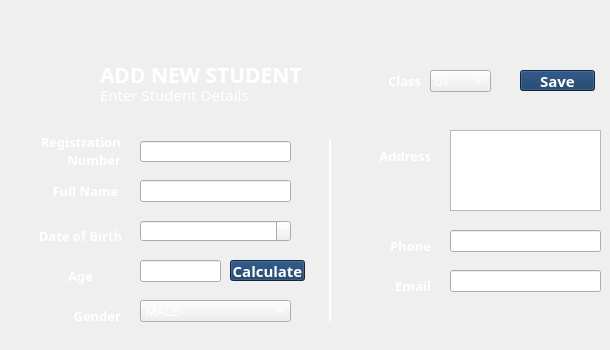
    <widget class="QWidget" name="tab_3">
     <attribute name="title">
      <string>Add Student</string>
     </attribute>
     <widget class="QLabel" name="label_9">
      <property name="geometry">
       <rect>
        <x>100</x>
        <y>80</y>
        <width>243</width>
        <height>29</height>
       </rect>
      </property>
      <property name="font">
       <font>
        <family>Poppins</family>
        <pointsize>11</pointsize>
        <italic>false</italic>
        <bold>false</bold>
        <kerning>true</kerning>
       </font>
      </property>
      <property name="layoutDirection">
       <enum>Qt::LeftToRight</enum>
      </property>
      <property name="styleSheet">
       <string notr="true">color: rgb(255, 255, 255);</string>
      </property>
      <property name="text">
       <string>Enter Student Details</string>
      </property>
      <property name="scaledContents">
       <bool>true</bool>
      </property>
      <property name="alignment">
       <set>Qt::AlignLeading|Qt::AlignLeft|Qt::AlignVCenter</set>
      </property>
     </widget>
     <widget class="QLabel" name="label_10">
      <property name="geometry">
       <rect>
        <x>100</x>
        <y>60</y>
        <width>243</width>
        <height>29</height>
       </rect>
      </property>
      <property name="font">
       <font>
        <family>Poppins</family>
        <pointsize>16</pointsize>
        <bold>true</bold>
        <kerning>true</kerning>
       </font>
      </property>
      <property name="layoutDirection">
       <enum>Qt::LeftToRight</enum>
      </property>
      <property name="styleSheet">
       <string notr="true">color: rgb(255, 255, 255);</string>
      </property>
      <property name="text">
       <string>ADD NEW STUDENT</string>
      </property>
      <property name="scaledContents">
       <bool>true</bool>
      </property>
      <property name="alignment">
       <set>Qt::AlignLeading|Qt::AlignLeft|Qt::AlignVCenter</set>
      </property>
     </widget>
     <widget class="QLabel" name="label_11">
      <property name="geometry">
       <rect>
        <x>30</x>
        <y>50</y>
        <width>61</width>
        <height>61</height>
       </rect>
      </property>
      <property name="text">
       <string/>
      </property>
      <property name="pixmap">
       <pixmap>../src/student.png</pixmap>
      </property>
      <property name="scaledContents">
       <bool>true</bool>
      </property>
     </widget>
     <widget class="QLineEdit" name="tb11">
      <property name="geometry">
       <rect>
        <x>140</x>
        <y>141</y>
        <width>151</width>
        <height>21</height>
       </rect>
      </property>
      <property name="font">
       <font>
        <family>Poppins Medium</family>
        <pointsize>10</pointsize>
       </font>
      </property>
      <property name="styleSheet">
       <string notr="true">color: rgb(255, 255, 255);</string>
      </property>
      <property name="text">
       <string/>
      </property>
     </widget>
     <widget class="QLabel" name="label_12">
      <property name="geometry">
       <rect>
        <x>40</x>
        <y>120</y>
        <width>81</width>
        <height>61</height>
       </rect>
      </property>
      <property name="font">
       <font>
        <family>Poppins</family>
        <pointsize>10</pointsize>
        <italic>false</italic>
        <bold>true</bold>
        <kerning>true</kerning>
       </font>
      </property>
      <property name="layoutDirection">
       <enum>Qt::LeftToRight</enum>
      </property>
      <property name="styleSheet">
       <string notr="true">color: rgb(255, 255, 255);</string>
      </property>
      <property name="text">
       <string>Registration Number</string>
      </property>
      <property name="scaledContents">
       <bool>true</bool>
      </property>
      <property name="alignment">
       <set>Qt::AlignRight|Qt::AlignTrailing|Qt::AlignVCenter</set>
      </property>
      <property name="wordWrap">
       <bool>true</bool>
      </property>
     </widget>
     <widget class="QLabel" name="label_13">
      <property name="geometry">
       <rect>
        <x>30</x>
        <y>170</y>
        <width>111</width>
        <height>41</height>
       </rect>
      </property>
      <property name="font">
       <font>
        <family>Poppins</family>
        <pointsize>10</pointsize>
        <italic>false</italic>
        <bold>true</bold>
        <kerning>true</kerning>
       </font>
      </property>
      <property name="layoutDirection">
       <enum>Qt::LeftToRight</enum>
      </property>
      <property name="styleSheet">
       <string notr="true">color: rgb(255, 255, 255);</string>
      </property>
      <property name="text">
       <string>Full Name</string>
      </property>
      <property name="scaledContents">
       <bool>true</bool>
      </property>
      <property name="alignment">
       <set>Qt::AlignCenter</set>
      </property>
     </widget>
     <widget class="QLineEdit" name="tb12">
      <property name="geometry">
       <rect>
        <x>140</x>
        <y>180</y>
        <width>151</width>
        <height>22</height>
       </rect>
      </property>
      <property name="font">
       <font>
        <family>Poppins Medium</family>
        <pointsize>10</pointsize>
       </font>
      </property>
      <property name="styleSheet">
       <string notr="true">color: rgb(255, 255, 255);</string>
      </property>
      <property name="text">
       <string/>
      </property>
     </widget>
     <widget class="QLabel" name="label_14">
      <property name="geometry">
       <rect>
        <x>40</x>
        <y>210</y>
        <width>81</width>
        <height>51</height>
       </rect>
      </property>
      <property name="font">
       <font>
        <family>Poppins</family>
        <pointsize>10</pointsize>
        <italic>false</italic>
        <bold>true</bold>
        <kerning>true</kerning>
       </font>
      </property>
      <property name="layoutDirection">
       <enum>Qt::LeftToRight</enum>
      </property>
      <property name="styleSheet">
       <string notr="true">color: rgb(255, 255, 255);</string>
      </property>
      <property name="text">
       <string>Date of Birth</string>
      </property>
      <property name="scaledContents">
       <bool>true</bool>
      </property>
      <property name="alignment">
       <set>Qt::AlignCenter</set>
      </property>
     </widget>
     <widget class="Line" name="line">
      <property name="geometry">
       <rect>
        <x>320</x>
        <y>140</y>
        <width>20</width>
        <height>181</height>
       </rect>
      </property>
      <property name="styleSheet">
       <string notr="true">color: rgb(255, 255, 255);</string>
      </property>
      <property name="frameShadow">
       <enum>QFrame::Plain</enum>
      </property>
      <property name="lineWidth">
       <number>2</number>
      </property>
      <property name="orientation">
       <enum>Qt::Vertical</enum>
      </property>
     </widget>
     <widget class="QLabel" name="label_15">
      <property name="geometry">
       <rect>
        <x>40</x>
        <y>290</y>
        <width>81</width>
        <height>51</height>
       </rect>
      </property>
      <property name="font">
       <font>
        <family>Poppins</family>
        <pointsize>10</pointsize>
        <italic>false</italic>
        <bold>true</bold>
        <kerning>true</kerning>
       </font>
      </property>
      <property name="layoutDirection">
       <enum>Qt::LeftToRight</enum>
      </property>
      <property name="styleSheet">
       <string notr="true">color: rgb(255, 255, 255);</string>
      </property>
      <property name="text">
       <string>Gender</string>
      </property>
      <property name="scaledContents">
       <bool>true</bool>
      </property>
      <property name="alignment">
       <set>Qt::AlignRight|Qt::AlignTrailing|Qt::AlignVCenter</set>
      </property>
     </widget>
     <widget class="QComboBox" name="cb11">
      <property name="geometry">
       <rect>
        <x>140</x>
        <y>300</y>
        <width>151</width>
        <height>22</height>
       </rect>
      </property>
      <property name="font">
       <font>
        <family>Poppins SemiBold</family>
        <pointsize>10</pointsize>
       </font>
      </property>
      <property name="styleSheet">
       <string notr="true">color: rgb(255, 255, 255);
gridline-color: rgb(255, 255, 255);
selection-color: rgb(15, 52, 96);
border-color: rgb(255, 255, 255);</string>
      </property>
      <item>
       <property name="text">
        <string>MALE</string>
       </property>
      </item>
      <item>
       <property name="text">
        <string>FEMALE</string>
       </property>
      </item>
     </widget>
     <widget class="QLabel" name="label_16">
      <property name="geometry">
       <rect>
        <x>350</x>
        <y>130</y>
        <width>81</width>
        <height>51</height>
       </rect>
      </property>
      <property name="font">
       <font>
        <family>Poppins</family>
        <pointsize>10</pointsize>
        <italic>false</italic>
        <bold>true</bold>
        <kerning>true</kerning>
       </font>
      </property>
      <property name="layoutDirection">
       <enum>Qt::LeftToRight</enum>
      </property>
      <property name="styleSheet">
       <string notr="true">color: rgb(255, 255, 255);</string>
      </property>
      <property name="text">
       <string>Address</string>
      </property>
      <property name="scaledContents">
       <bool>true</bool>
      </property>
      <property name="alignment">
       <set>Qt::AlignRight|Qt::AlignTrailing|Qt::AlignVCenter</set>
      </property>
     </widget>
     <widget class="QLabel" name="label_17">
      <property name="geometry">
       <rect>
        <x>350</x>
        <y>220</y>
        <width>81</width>
        <height>51</height>
       </rect>
      </property>
      <property name="font">
       <font>
        <family>Poppins</family>
        <pointsize>10</pointsize>
        <italic>false</italic>
        <bold>true</bold>
        <kerning>true</kerning>
       </font>
      </property>
      <property name="layoutDirection">
       <enum>Qt::LeftToRight</enum>
      </property>
      <property name="styleSheet">
       <string notr="true">color: rgb(255, 255, 255);</string>
      </property>
      <property name="text">
       <string>Phone</string>
      </property>
      <property name="scaledContents">
       <bool>true</bool>
      </property>
      <property name="alignment">
       <set>Qt::AlignRight|Qt::AlignTrailing|Qt::AlignVCenter</set>
      </property>
     </widget>
     <widget class="QLineEdit" name="tb15">
      <property name="geometry">
       <rect>
        <x>450</x>
        <y>230</y>
        <width>151</width>
        <height>22</height>
       </rect>
      </property>
      <property name="font">
       <font>
        <family>Poppins Medium</family>
        <pointsize>10</pointsize>
       </font>
      </property>
      <property name="styleSheet">
       <string notr="true">color: rgb(255, 255, 255);</string>
      </property>
      <property name="inputMethodHints">
       <set>Qt::ImhDigitsOnly</set>
      </property>
      <property name="text">
       <string/>
      </property>
     </widget>
     <widget class="QLineEdit" name="tb16">
      <property name="geometry">
       <rect>
        <x>450</x>
        <y>270</y>
        <width>151</width>
        <height>22</height>
       </rect>
      </property>
      <property name="font">
       <font>
        <family>Poppins Medium</family>
        <pointsize>10</pointsize>
       </font>
      </property>
      <property name="styleSheet">
       <string notr="true">color: rgb(255, 255, 255);</string>
      </property>
      <property name="inputMethodHints">
       <set>Qt::ImhEmailCharactersOnly</set>
      </property>
      <property name="text">
       <string/>
      </property>
     </widget>
     <widget class="QLabel" name="label_18">
      <property name="geometry">
       <rect>
        <x>350</x>
        <y>260</y>
        <width>81</width>
        <height>51</height>
       </rect>
      </property>
      <property name="font">
       <font>
        <family>Poppins</family>
        <pointsize>10</pointsize>
        <italic>false</italic>
        <bold>true</bold>
        <kerning>true</kerning>
       </font>
      </property>
      <property name="layoutDirection">
       <enum>Qt::LeftToRight</enum>
      </property>
      <property name="styleSheet">
       <string notr="true">color: rgb(255, 255, 255);</string>
      </property>
      <property name="text">
       <string>Email</string>
      </property>
      <property name="scaledContents">
       <bool>true</bool>
      </property>
      <property name="alignment">
       <set>Qt::AlignRight|Qt::AlignTrailing|Qt::AlignVCenter</set>
      </property>
     </widget>
     <widget class="QComboBox" name="cb12">
      <property name="geometry">
       <rect>
        <x>430</x>
        <y>70</y>
        <width>61</width>
        <height>22</height>
       </rect>
      </property>
      <property name="font">
       <font>
        <family>Poppins SemiBold</family>
        <pointsize>10</pointsize>
       </font>
      </property>
      <property name="styleSheet">
       <string notr="true">color: rgb(255, 255, 255);
gridline-color: rgb(255, 255, 255);
selection-color: rgb(15, 52, 96);
border-color: rgb(255, 255, 255);</string>
      </property>
      <item>
       <property name="text">
        <string>01</string>
       </property>
      </item>
      <item>
       <property name="text">
        <string>02</string>
       </property>
      </item>
      <item>
       <property name="text">
        <string>03</string>
       </property>
      </item>
      <item>
       <property name="text">
        <string>04</string>
       </property>
      </item>
      <item>
       <property name="text">
        <string>05</string>
       </property>
      </item>
      <item>
       <property name="text">
        <string>06</string>
       </property>
      </item>
      <item>
       <property name="text">
        <string>07</string>
       </property>
      </item>
      <item>
       <property name="text">
        <string>08</string>
       </property>
      </item>
      <item>
       <property name="text">
        <string>09</string>
       </property>
      </item>
      <item>
       <property name="text">
        <string>10</string>
       </property>
      </item>
      <item>
       <property name="text">
        <string>11</string>
       </property>
      </item>
      <item>
       <property name="text">
        <string>12</string>
       </property>
      </item>
     </widget>
     <widget class="QLabel" name="label_19">
      <property name="geometry">
       <rect>
        <x>380</x>
        <y>70</y>
        <width>41</width>
        <height>21</height>
       </rect>
      </property>
      <property name="font">
       <font>
        <family>Poppins</family>
        <pointsize>10</pointsize>
        <italic>false</italic>
        <bold>true</bold>
        <kerning>true</kerning>
       </font>
      </property>
      <property name="layoutDirection">
       <enum>Qt::LeftToRight</enum>
      </property>
      <property name="styleSheet">
       <string notr="true">color: rgb(255, 255, 255);</string>
      </property>
      <property name="text">
       <string>Class</string>
      </property>
      <property name="scaledContents">
       <bool>true</bool>
      </property>
      <property name="alignment">
       <set>Qt::AlignRight|Qt::AlignTrailing|Qt::AlignVCenter</set>
      </property>
     </widget>
     <widget class="QPushButton" name="b12">
      <property name="geometry">
       <rect>
        <x>520</x>
        <y>70</y>
        <width>75</width>
        <height>21</height>
       </rect>
      </property>
      <property name="font">
       <font>
        <family>Poppins</family>
        <pointsize>11</pointsize>
        <bold>true</bold>
       </font>
      </property>
      <property name="styleSheet">
       <string notr="true">background-color: rgb(15, 52, 96);
color: rgb(255, 255, 255);</string>
      </property>
      <property name="text">
       <string>Save</string>
      </property>
     </widget>
     <widget class="QLineEdit" name="tb14">
      <property name="geometry">
       <rect>
        <x>140</x>
        <y>260</y>
        <width>81</width>
        <height>22</height>
       </rect>
      </property>
      <property name="font">
       <font>
        <family>Poppins Medium</family>
        <pointsize>10</pointsize>
       </font>
      </property>
      <property name="styleSheet">
       <string notr="true">color: rgb(255, 255, 255);</string>
      </property>
      <property name="inputMethodHints">
       <set>Qt::ImhDigitsOnly</set>
      </property>
      <property name="text">
       <string/>
      </property>
     </widget>
     <widget class="QLabel" name="label_66">
      <property name="geometry">
       <rect>
        <x>40</x>
        <y>250</y>
        <width>81</width>
        <height>51</height>
       </rect>
      </property>
      <property name="font">
       <font>
        <family>Poppins</family>
        <pointsize>10</pointsize>
        <italic>false</italic>
        <bold>true</bold>
        <kerning>true</kerning>
       </font>
      </property>
      <property name="layoutDirection">
       <enum>Qt::LeftToRight</enum>
      </property>
      <property name="styleSheet">
       <string notr="true">color: rgb(255, 255, 255);</string>
      </property>
      <property name="text">
       <string>Age</string>
      </property>
      <property name="scaledContents">
       <bool>true</bool>
      </property>
      <property name="alignment">
       <set>Qt::AlignCenter</set>
      </property>
     </widget>
     <widget class="QLabel" name="l11">
      <property name="geometry">
       <rect>
        <x>92</x>
        <y>20</y>
        <width>501</width>
        <height>29</height>
       </rect>
      </property>
      <property name="font">
       <font>
        <family>Poppins</family>
        <pointsize>11</pointsize>
        <italic>false</italic>
        <bold>true</bold>
        <kerning>true</kerning>
       </font>
      </property>
      <property name="layoutDirection">
       <enum>Qt::LeftToRight</enum>
      </property>
      <property name="styleSheet">
       <string notr="true">color: rgb(255, 255, 255);</string>
      </property>
      <property name="text">
       <string/>
      </property>
      <property name="scaledContents">
       <bool>true</bool>
      </property>
      <property name="alignment">
       <set>Qt::AlignCenter</set>
      </property>
     </widget>
     <widget class="QTextEdit" name="mtb11">
      <property name="geometry">
       <rect>
        <x>450</x>
        <y>130</y>
        <width>151</width>
        <height>81</height>
       </rect>
      </property>
      <property name="font">
       <font>
        <pointsize>10</pointsize>
       </font>
      </property>
      <property name="autoFillBackground">
       <bool>true</bool>
      </property>
      <property name="styleSheet">
       <string notr="true"> color: white;</string>
      </property>
      <property name="inputMethodHints">
       <set>Qt::ImhMultiLine</set>
      </property>
     </widget>
     <widget class="QDateEdit" name="tb13">
      <property name="geometry">
       <rect>
        <x>140</x>
        <y>220</y>
        <width>151</width>
        <height>22</height>
       </rect>
      </property>
      <property name="font">
       <font>
        <pointsize>10</pointsize>
       </font>
      </property>
      <property name="autoFillBackground">
       <bool>true</bool>
      </property>
      <property name="styleSheet">
       <string notr="true"> color: white;</string>
      </property>
     </widget>
     <widget class="QPushButton" name="b11">
      <property name="geometry">
       <rect>
        <x>230</x>
        <y>260</y>
        <width>75</width>
        <height>21</height>
       </rect>
      </property>
      <property name="font">
       <font>
        <family>Poppins</family>
        <pointsize>11</pointsize>
        <bold>true</bold>
       </font>
      </property>
      <property name="styleSheet">
       <string notr="true">background-color: rgb(15, 52, 96);
color: rgb(255, 255, 255);</string>
      </property>
      <property name="text">
       <string>Calculate</string>
      </property>
     </widget>
    </widget>
